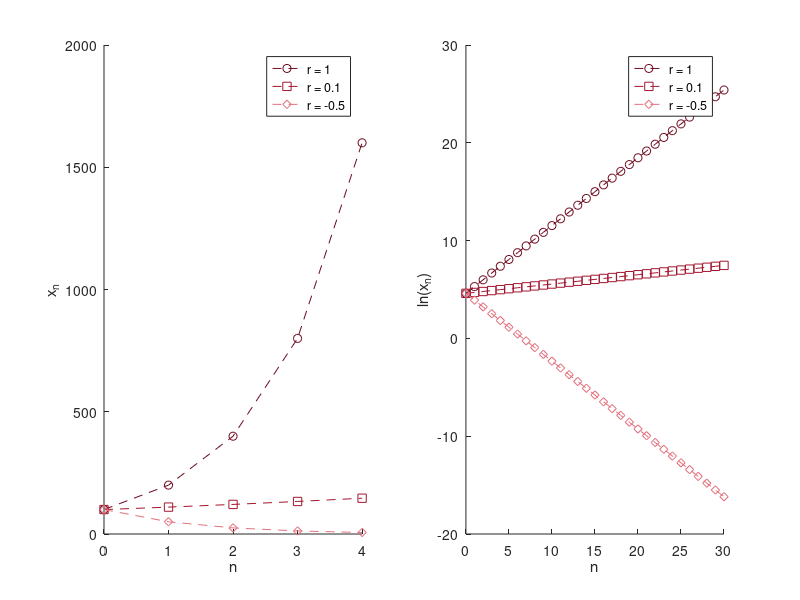

MATLAB code for this plot:
% Fig. 1.17: Geometric growth with growth rate r (book, Section 1.3, Eq. 1.24)
% x_{n+1} = (1 + r) x_n with x_0 = 100; left x_n, right ln(x_n)
% (c) 2026 Philipp Kügler · Program for the book "Dynamical Systems in the Life Sciences" · MIT License (see LICENSE)
x0 = 100; N = 30;
n = 0:N;
rot = [0.43 0.04 0.12; 0.64 0.08 0.18; 0.89 0.44 0.49]; marker = 'osd';
rs = [1 0.1 -0.5];
for i = 1:3
    r = rs(i);
    x = x0 * (1 + r) .^ n;
    subplot(1, 2, 1); hold on
    plot(n(1:5), x(1:5), ['--' marker(i)], 'Color', rot(i, :), 'DisplayName', sprintf('r = %g', r));
    subplot(1, 2, 2); hold on
    plot(n, log(x), ['--' marker(i)], 'Color', rot(i, :), 'DisplayName', sprintf('r = %g', r));
    fprintf('r = %g:  slope of ln(x_n) = ln(1 + r) = %.4f\n', r, log(1 + r));
end
subplot(1, 2, 1); hold off; xlabel('n'); ylabel('x_n'); legend('show');
subplot(1, 2, 2); hold off; xlabel('n'); ylabel('ln(x_n)'); legend('show');
